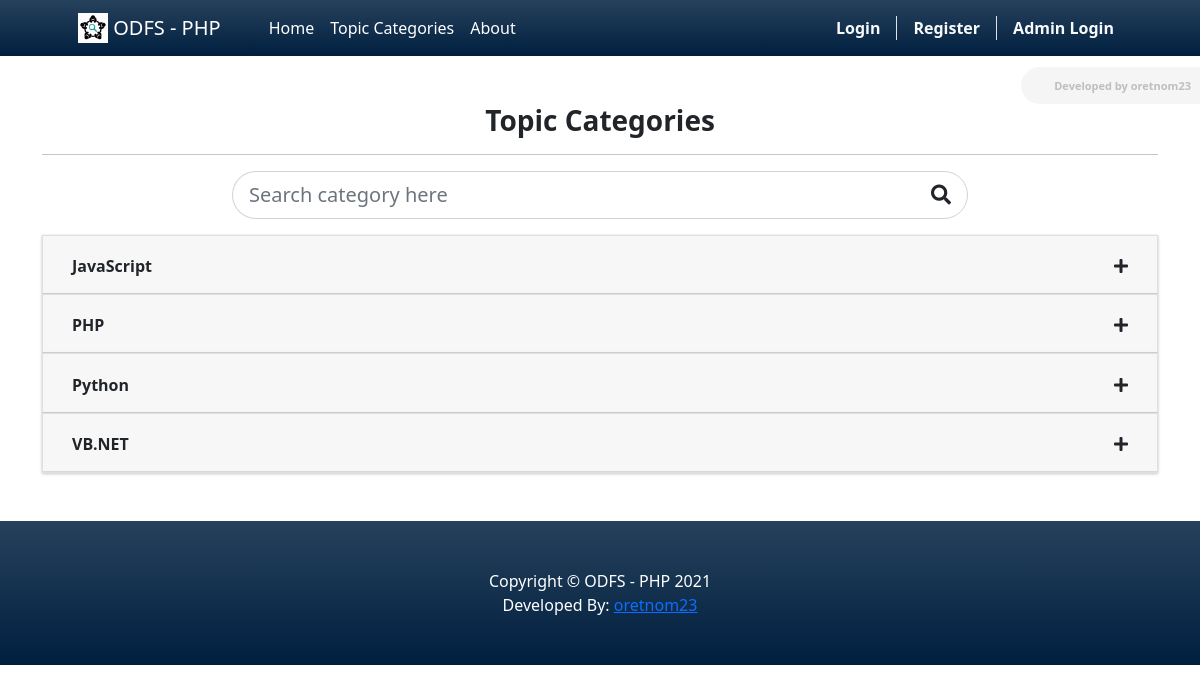
The page /?p=categories on the database its author committed.
### tables this page shows
CREATE TABLE `category_list` (
  `id` int(30) NOT NULL,
  `name` text NOT NULL,
  `description` text NOT NULL,
  `status` tinyint(1) NOT NULL DEFAULT 1,
  `delete_flag` tinyint(1) NOT NULL DEFAULT 0,
  `date_created` datetime NOT NULL DEFAULT current_timestamp(),
  `date_updated` datetime NOT NULL DEFAULT current_timestamp() ON UPDATE current_timestamp()
);

### categories/index.php (the view, shortened to what this page needs)
<div class="section py-5">
    <div class="container">
        <h3 class="text-center"><b>Topic Categories</b></h3>
        <hr>
        <div class="row justify-content-center">
            <div class="col-lg-8 col-md-10 col-sm-12 col-sm-12 mb-3">
                <div class="input-group input-group-lg" id="search-field">
                    <input type="search" class="form-control form-control-lg  rounded-pill" aria-label="Search Category Field" id="search" placeholder="Search category here">
                    <div class="input-group-append">
                        <span class="input-group-text rounded-pill bg-transparent"><i class="fa fa-search"></i></span>
                    </div>
                </div>
            </div>
        </div>
        <div class="accordion" id="categoryAccordion">
            <?php
            $categorys = $conn->query("SELECT * FROM `category_list` where delete_flag = 0 and `status` = 1 order by `name` asc");
            while($row = $categorys->fetch_assoc()):
            ?>
            <div class="card mb-0 rounded-0">
                <div class="card-header" id="category<?= $row['id'] ?>">
                    <h2 class="mb-0">
                        <button class="btn btn-block text-left font-weight-bolder" type="button" data-toggle="collapse" data-target="#collapse<?= $row['id'] ?>" aria-expanded="false" aria-controls="collapse<?= $row['id'] ?>">
                        <div class="d-flex w-100 align-items-center justify-content-between">
                            <?= $row['name'] ?>
                            <i class="fa fa-plus font-size-3 collapse-icon"></i>
                        </div>
                        </button>
                    </h2>
                </div>
            </div>
            <?php endwhile; ?>
        </div>
    </div>
</div>

### categories/index.php (style rules this page uses)
#search-field .form-control.rounded-pill { border-top-right-radius:0 !important; border-bottom-right-radius:0 !important; border-right:none !important }
#search-field .input-group-text.rounded-pill { border-top-left-radius:0 !important; border-bottom-left-radius:0 !important; border-right:left !important }

### rows shown on the page
category_list: name "JavaScript"
category_list: name "PHP"
category_list: name "Python"
category_list: name "VB.NET"

### other values the page prints
$_settings->info('short_name') "ODFS - PHP"
